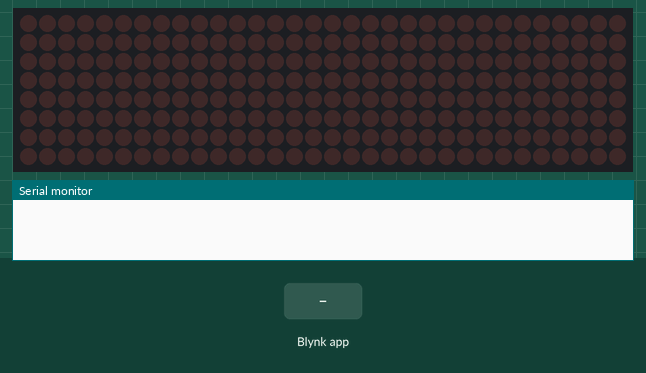
This sketch was run on a simulated ESP32. Shown: 32×8 LED matrix, the last lines printed to the serial monitor. The inputs (shaded band) are chosen by the test bench. WiFi joins after 1.5 s; servers stay silent unless stated.

Above: at 3.0 s.
3.1 s: Blynk app writes 1 to V5
At 3.25 s:
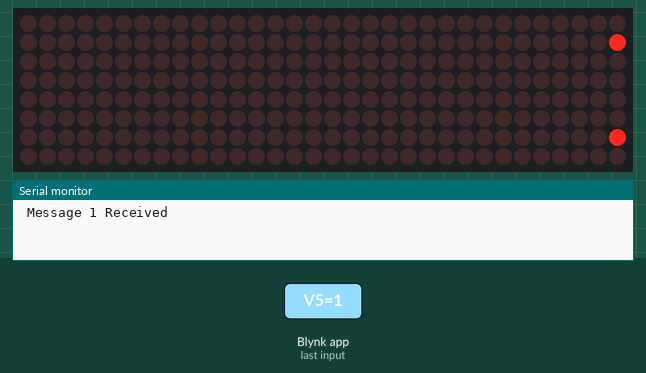
5.5 s: Blynk app writes 1 to V7
At 5.65 s:
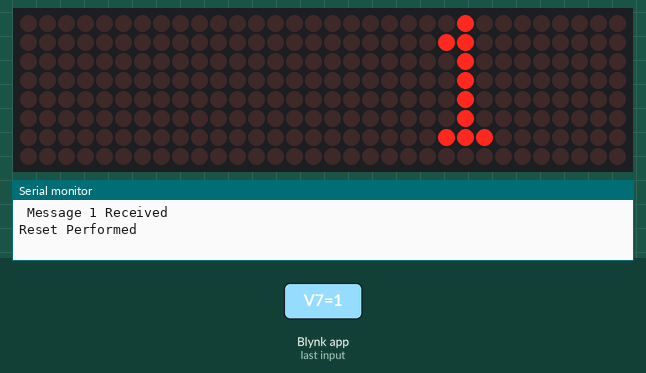
Timing chart, 0 to 8.5 s (numbered marks = the images above; inputs shaded):
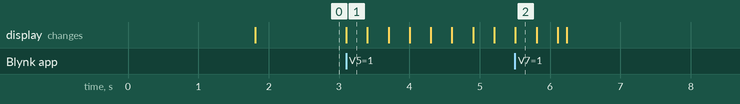

Measured:
- after the input at 3.1 s, the display: changes at once (image 1)

The sketch:

ultramajorv2.ino
```cpp
//resolved the delay caused between led and virtual display
// reduced the input taking virtual pin condition
// added superchart widget for no. of message count
// TOTAL_MSG_ACCEPTED 3
// MSG_ACCEPTED_PER_SESSION 50
// msg count feature make a count of all msg recieved when the count reaches  MSG_ACCEPTED_PER_SESSION then stop accepting the input and only allow the further input only after he resets the count
// reset button always clears the msgs but when  MSG_ACCEPTED_PER_SESSION is reached until then only messages are reset but the count is still counting

#define BLYNK_TEMPLATE_ID "TMPL358V3gw6r"
#define BLYNK_TEMPLATE_NAME "v101"
#define BLYNK_AUTH_TOKEN "CLfyXI8VGnmuN1NjhnmEJTVO9Ff3h6oo"

#define BLYNK_PRINT Serial

#include <string.h>
#include <WiFi.h>
#include <BlynkSimpleEsp32.h>
#include <MD_Parola.h>
#include <MD_MAX72xx.h>
#include <SPI.h>

#define MAX_MESSAGE_LENGTH 100
#define TOTAL_MSG_ACCEPTED 3  //if u change this number u have to change some lines the program too
#define MSG_ACCEPTED_PER_SESSION 50
#define HARDWARE_TYPE MD_MAX72XX::FC16_HW
#define MAX_DEVICES 4  //If you're only using a single 32x8 display then please set this to 4.

#define CLK_PIN 18   //yellow
#define DATA_PIN 19  //green
#define CS_PIN 5     //orange

// MD_Parola P = MD_Parola(HARDWARE_TYPE, CS_PIN, MAX_DEVICES); //@sanjaybyranna
MD_Parola P = MD_Parola(HARDWARE_TYPE, DATA_PIN, CLK_PIN, CS_PIN, MAX_DEVICES);

// Your WiFi credentials.
// Set password to "" for open networks.
char ssid[] = "sanjaysb";
char pass[] = "123456789";
char auth[] = BLYNK_AUTH_TOKEN;
char mode[] = "wifi";


bool isMessage1Filled = false;
bool isMessage2Filled = false;
bool isMessage3Filled = false;

char message1[MAX_MESSAGE_LENGTH];
char message2[MAX_MESSAGE_LENGTH];
char message3[MAX_MESSAGE_LENGTH];

void rotateMessages(const char* newMessage) {
  // Rotate messages: move message2 to message1, message3 to message2, and add new message to message3
  strncpy(message1, message2, MAX_MESSAGE_LENGTH);
  strncpy(message2, message3, MAX_MESSAGE_LENGTH);
  strncpy(message3, newMessage, MAX_MESSAGE_LENGTH);
}

// delay between messages
int delayValue;  //default value
int delayValue_ms;
int messagecount = 0;
BLYNK_WRITE(V4) {
  delayValue = param.asInt();
  delayValue_ms = 1000 * delayValue;
  Blynk.virtualWrite(V2, "Delay changed");
  // we convert this to milli sec later in loop
}

BLYNK_WRITE(V5) {
  messagecount++;
  Blynk.virtualWrite(V3, messagecount);

  if (messagecount == MSG_ACCEPTED_PER_SESSION) {
    Blynk.virtualWrite(V3, "You Reached the daily limit");
    Blynk.virtualWrite(V5, "You Reached the daily limit for this session and further inputs are neglected.\nYou can reset the device to start the new counting.\n\n");
  } else {
    bool isFilled = false;
    char* messages[] = { message1, message2, message3 };

    if (messagecount <= MSG_ACCEPTED_PER_SESSION) {
      for (int i = 0; i < TOTAL_MSG_ACCEPTED; i++) {
        if (!isFilled) {
          if (!strlen(messages[i])) {
            strncpy(messages[i], param.asStr(), MAX_MESSAGE_LENGTH);

            Serial.println(String(" Message ") + messagecount + String(" Received"));
            Blynk.virtualWrite(V2, String(" Message ") + messagecount + String(" Received"));      //screen display
            Blynk.virtualWrite(V5, String(" Message ") + messagecount + String(" Received\n\n"));  //terminal display
            isFilled = true;
          }
        } else {
          break;
        }
      }

      if (!isFilled) {
        rotateMessages(param.asStr());
        Serial.println(String(" Message ") + messagecount + String(" Received"));
        Blynk.virtualWrite(V2, String(" Message ") + messagecount + String(" Received"));    // screen output
        Blynk.virtualWrite(V5, String(" Message ") + messagecount + String(" Received\n"));  //terminal display
      }
    }
  }
}

// Reset the mesages
BLYNK_WRITE(V7) {
  int reset = param.asInt();

  if (reset == 1) {
    Serial.println("Reset Performed");
    strncpy(message1, " ", MAX_MESSAGE_LENGTH);
    strncpy(message2, " ", MAX_MESSAGE_LENGTH);
    strncpy(message3, " ", MAX_MESSAGE_LENGTH);
    Blynk.virtualWrite(V8, " "); //clear the virtual display
    // Only reset count after the MSG_accepted for session is above the limit
    if (messagecount >= MSG_ACCEPTED_PER_SESSION) {
      messagecount = 0;
      Blynk.virtualWrite(V5, "Counting Reset\n\n");
    }  // Only reset count after the MSG_accepted for session is above the limit
  }
  Blynk.virtualWrite(V5, reset == 0 ? "Reset performed\n\n" : "");  //terminal display
  Blynk.virtualWrite(V2, reset == 0 ? "Reset performed\n\n" : "");
}

struct animations {
  textEffect_t anim_in;   //animation type
  textEffect_t anim_out;  //animation type
  const char* textOut;    //text to display
  uint16_t speed;         //animation speed (multiplier for library default)
  uint16_t pause;         //delay (multiplier * 500ms)
  textPosition_t just;    //justify
};

animations animList[] = {
  //{anim_in,anim_out,textout,speed,pause,justify}

  { PA_SCROLL_LEFT, PA_SCROLL_LEFT, message1, 3, 0, PA_LEFT },
  { PA_SCROLL_LEFT, PA_SCROLL_LEFT, message2, 3, 0, PA_LEFT },
  { PA_SCROLL_LEFT, PA_SCROLL_LEFT, message3, 3, 0, PA_LEFT },
  // { PA_SCROLL_LEFT,PA_SCROLL_LEFT, "SC_LT",5,0,PA_LEFT},
  // { PA_BLINDS,PA_GROW_DOWN, "BLINDs",2,2,PA_CENTER},
  // { PA_SCROLL_DOWN,PA_SCROLL_DOWN_LEFT, "see",4,2,PA_LEFT},
  // { PA_SCROLL_UP_RIGHT,PA_SCROLL_UP_RIGHT, "you",4,2,PA_RIGHT},
  // { PA_SCROLL_DOWN_RIGHT,PA_SCROLL_DOWN_RIGHT, "soon",4,2,PA_CENTER}

};

// this should be after animlist[] structure member only esle we get error as not declared animlist[]
BLYNK_WRITE(V6) {
  int sliderValue = param.asInt();
  // map the slider value to the desired animation speed range
  int minSliderValue = 1;
  int maxSliderValue = 10;
  int minAnimationSpeed = 1;
  int maxAnimationSpeed = 10;

  // calculate the animation speed based on the mapped slider value
  int animationSpeed = map(sliderValue, minSliderValue, maxSliderValue, minAnimationSpeed, maxAnimationSpeed);
  char animtext[20] = "Speed set as:\t";
  Blynk.virtualWrite(V2, "Speed Updated");
  // adjust the animation speed for all animations in the animList
  for (uint8_t i = 0; i < ARRAY_SIZE(animList); i++) {
    animList[i].speed = animationSpeed;
  }
}

void setup() {
  // Debug console
  Serial.begin(115200);

  //Blynk.begin(auth, ssid, pass);
  // You can also specify server:
  Blynk.begin(auth, ssid, pass, "blynk.cloud", 8080);
  //Blynk.begin(auth, ssid, pass, IPAddress(192,168,1,100), 8080);
  Blynk.virtualWrite(V8, " "); //clear the virtual display
  Blynk.virtualWrite(V1, mode);  // wifi or gsm
  Blynk.virtualWrite(V5, "Using WiFi\nConnected to Blynk...\n\n");
  Blynk.virtualWrite(V5, "This Program is configured to dispaly only three recent messages\nYou can now enter the messages\n\n");
  Blynk.virtualWrite(V2, "Blynk Started");
  P.begin();

  for (uint8_t i = 0; i < ARRAY_SIZE(animList); i++) {
    animList[i].speed *= P.getSpeed();
    animList[i].pause *= 1000;
  }
}

uint8_t i = 0;  //text effect index

void loop() {
  Blynk.run();  // Run the Blynk library's internal tasks


  char* messages[] = { message1, message2, message3 };  // Array of message pointers
  // int numMessages = sizeof(messages) / sizeof(messages[0]);  // Calculate the number of messages
  if (P.displayAnimate())  //animate and return true when an animation is completed
  {
    if (i == TOTAL_MSG_ACCEPTED) i = 0;  //reset loop index
    //Dont display the message if the recieved new message is null value or a space and also avoid the repeated messages
    if (messages[i][0] != '\0' && messages[i][0] != ' ' ) {
      P.displayText(animList[i].textOut, animList[i].just, animList[i].speed, animList[i].pause, animList[i].anim_in, animList[i].anim_out);
      delay(delayValue_ms);
      Blynk.virtualWrite(V8, messages[i]);
    }

    i++;  //then start next text effect
  }
}


// To optimize the provided program, you can consider the following suggestions:

// Reduce memory usage:

// Instead of using fixed-size character arrays for messages (message1, message2, message3), you can use dynamic memory allocation to save memory. For example, you can use String objects or dynamically allocated character arrays (using new and delete operators).
// Instead of using a fixed-size array (animList[]) for animations, you can use a dynamic data structure like a linked list or vector to add or remove animations as needed.
// Avoid using String class:

// The String class in Arduino uses dynamic memory allocation, which can lead to memory fragmentation and instability. It's better to use character arrays (char[]) for storing and manipulating strings.
// Avoid concatenating strings with the + operator in print statements. Instead, use snprintf or strcpy to copy strings into a single buffer and then print the buffer.
// Optimize Blynk updates:

// Instead of sending virtual writes for each message count update, you can update the value periodically or only when it changes significantly.
// Consider reducing the number of virtual writes to the terminal display (V5) and using a buffer to accumulate multiple messages before sending them together.
// Minimize code duplication:

// You can avoid duplicating code for handling messages by using loops and arrays more effectively. For example, you can store the messages in an array and iterate over them instead of explicitly checking each message variable (message1, message2, message3).
// Use PROGMEM for constant data:

// If you have constant data that doesn't change during runtime (e.g., animation text), you can store it in program memory (PROGMEM) instead of RAM to save space.
// Profile and optimize the animations:

// Measure the execution time of the animation functions and optimize them if necessary. Look for any delays or bottlenecks that can be eliminated or reduced.
// Consider using interrupts or timers:

// If possible, use interrupts or timers instead of delay functions to allow for better multitasking and responsiveness in your program.
```
